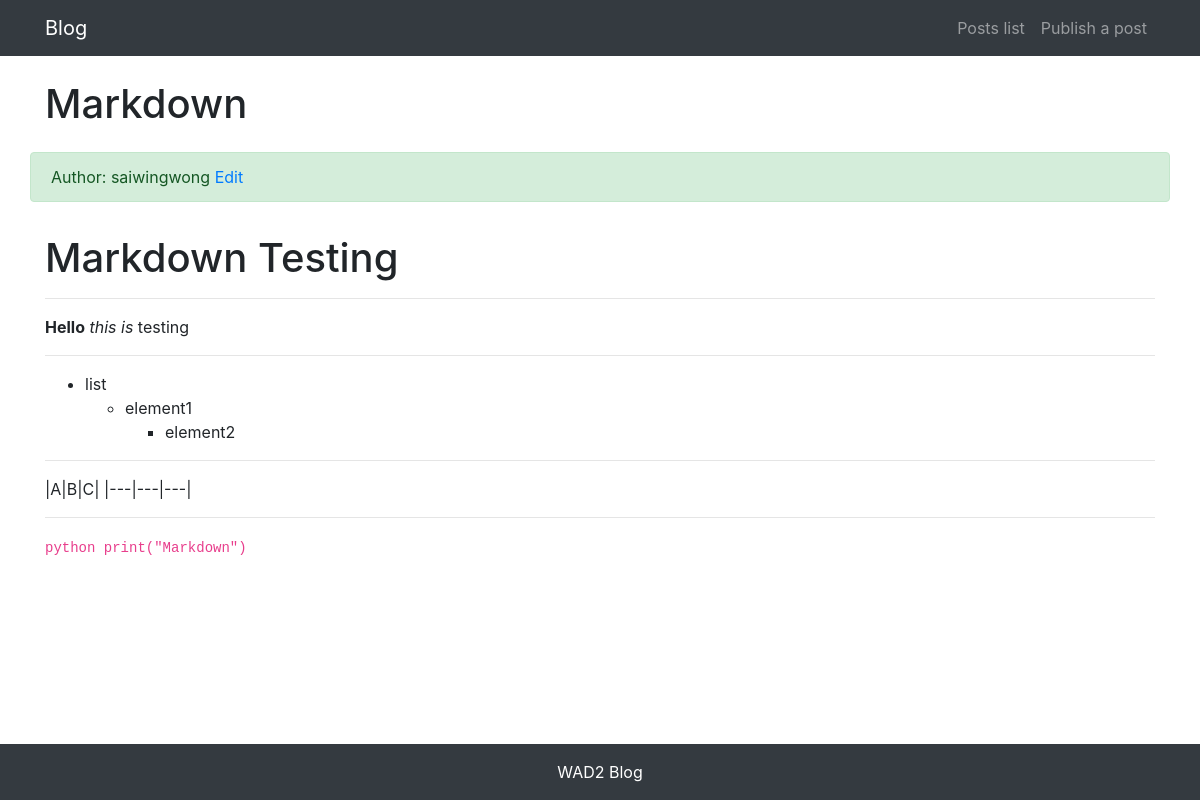
Screenshot of /post/post-list/3/ with the database file from the repository.
### post/models.py (models this page shows, shortened)
class Post(models.Model):
    author = models.ForeignKey(User, on_delete=models.CASCADE)
    title = models.CharField(max_length = 50)
    body = models.TextField()
    created_time = models.DateTimeField(default = timezone.now)
    update_time = models.DateTimeField(auto_now=True)
    class Meta:
        ordering = ('-created_time', )

### post/views.py (the view)
# urls.py: path('post-list/<int:id>/', views.post_detail, name='post_detail'),
def post_detail(request, id):
    post = Post.objects.get(id=id)
    post.body = markdown.markdown(post.body, extentions=[
        'markdown.extensions.extra',
    ])
    context = {'post':post}
    return render(request, 'post/detail.html', context)

### templates/post/detail.html (shortened to what this page needs)
{% extends "base.html" %}
{% load staticfiles %}
{% block content %}
<div class="container">
    <div class="row">
    <h1 class="col-12 mt-4 mb-4"> {{post.title}}  </h1>
    <div class="col-12 alert alert-success"> Author: {{post.author}}
        <a href="{% url "post:post_update" post.id %}"> Edit </a>
    </div>
        <div class="col-12">
            <p>{{post.body|safe}}</p>
        </div>
    </div>
</div>
{% endblock content %}

### rows the page displays
Post: title "Markdown", author "saiwingwong", body "Markdown Testing Hello this is testing list element1 element2 |A|B|C| |---|---|---| python print(\"Markdown\")"
